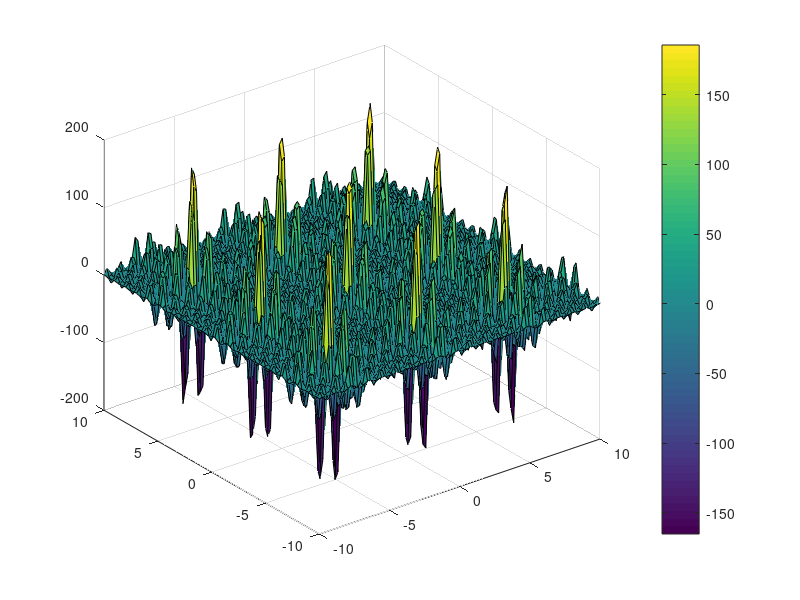

Here is the MATLAB script that generated this plot:
clc;
clear;
clear all;

x=linspace(10,-10,100); 
y=linspace(10,-10,100);
[X Y]=meshgrid(x,y);
s1 = 0; 
s2 = 0;
for i = 1:5;   
    s1 = s1+i*cos((i+1)*X+i);
    s2 = s2+i*cos((i+1)*Y+i);
end
Z = s1.*s2;

surf(X,Y,Z) %plot
colorbar;
